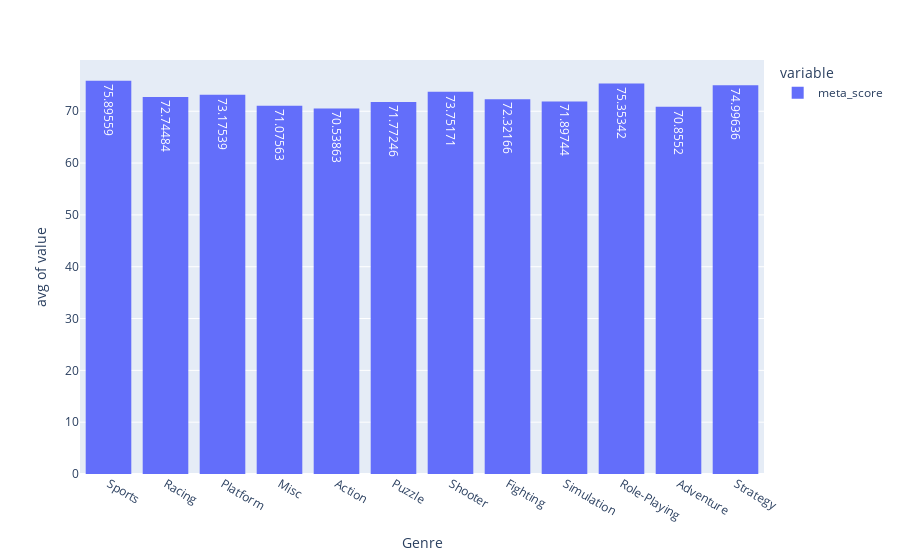

This figure's notebook cell:
### Code cell
AverageGenreScores = px.histogram(newtable, x="Genre", y=["meta_score"],histfunc='avg',text_auto=True)
AverageGenreScores.show()

### Figure 1 — Plotly figure (JSON) as saved in the notebook; plotly's stock layout.template omitted (floating-point values rounded to 4 significant figures; data arrays with more than 128 entries replaced by an {"elided": "..."} marker saying what was removed)
{"data": [{"alignmentgroup": "True", "bingroup": "x", "histfunc": "avg", "hovertemplate": "variable=meta_score<br>Genre=%{x}<br>avg of value=%{y}<extra></extra>", "legendgroup": "meta_score", "marker": {"color": "#636efa", "pattern": {"shape": ""}}, "name": "meta_score", "offsetgroup": "meta_score", "orientation": "v", "showlegend": true, "texttemplate": "%{value}", "type": "histogram", "x": {"elided": "6140 str values"}, "xaxis": "x", "y": {"elided": "6140 int values"}, "yaxis": "y"}], "layout": {"barmode": "relative", "legend": {"title": {"text": "variable"}, "tracegroupgap": 0}, "margin": {"t": 60}, "xaxis": {"anchor": "y", "domain": [0, 1], "title": {"text": "Genre"}}, "yaxis": {"anchor": "x", "domain": [0, 1], "title": {"text": "avg of value"}}}}
